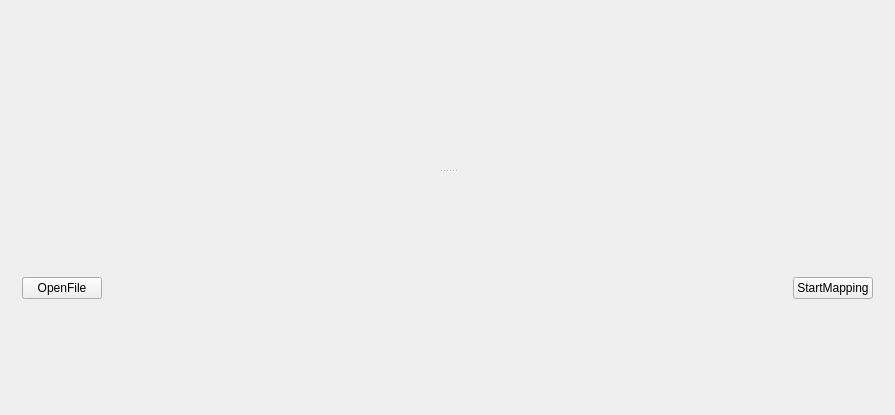
<?xml version="1.0" encoding="UTF-8"?>
<ui version="4.0">
 <class>MainWindow</class>
 <widget class="QMainWindow" name="MainWindow">
  <property name="geometry">
   <rect>
    <x>0</x>
    <y>0</y>
    <width>895</width>
    <height>415</height>
   </rect>
  </property>
  <property name="windowTitle">
   <string>MainWindow</string>
  </property>
  <widget class="QWidget" name="centralWidget">
   <layout class="QGridLayout" name="gridLayout">
    <item row="0" column="0">
     <widget class="QSplitter" name="splitter">
      <property name="orientation">
       <enum>Qt::Vertical</enum>
      </property>
      <widget class="MyGLWidget" name="widget" native="true"/>
      <widget class="QWidget" name="">
       <layout class="QHBoxLayout" name="horizontalLayout">
        <item>
         <widget class="QPushButton" name="OpenFileButton">
          <property name="text">
           <string>OpenFile</string>
          </property>
         </widget>
        </item>
        <item>
         <spacer name="horizontalSpacer">
          <property name="orientation">
           <enum>Qt::Horizontal</enum>
          </property>
          <property name="sizeHint" stdset="0">
           <size>
            <width>40</width>
            <height>20</height>
           </size>
          </property>
         </spacer>
        </item>
        <item>
         <widget class="QPushButton" name="StartMappingButton">
          <property name="text">
           <string>StartMapping</string>
          </property>
         </widget>
        </item>
       </layout>
      </widget>
     </widget>
    </item>
   </layout>
  </widget>
 </widget>
 <layoutdefault spacing="6" margin="11"/>
 <customwidgets>
  <customwidget>
   <class>MyGLWidget</class>
   <extends>QWidget</extends>
   <header>myglwidget.h</header>
   <container>1</container>
  </customwidget>
 </customwidgets>
 <resources/>
 <connections/>
</ui>
